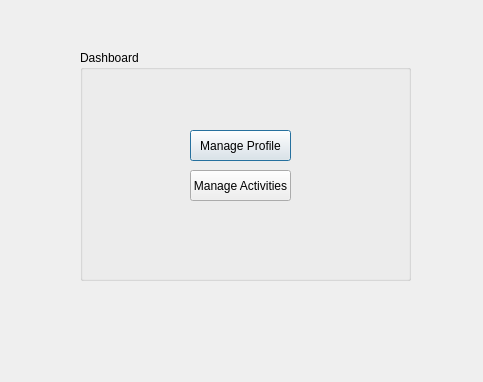
<?xml version="1.0" encoding="UTF-8"?>
<ui version="4.0">
 <class>DashBoard</class>
 <widget class="QDialog" name="DashBoard">
  <property name="geometry">
   <rect>
    <x>0</x>
    <y>0</y>
    <width>483</width>
    <height>382</height>
   </rect>
  </property>
  <property name="windowTitle">
   <string>Dialog</string>
  </property>
  <widget class="QGroupBox" name="groupBox_dashboard">
   <property name="geometry">
    <rect>
     <x>80</x>
     <y>50</y>
     <width>331</width>
     <height>231</height>
    </rect>
   </property>
   <property name="title">
    <string>Dashboard</string>
   </property>
   <widget class="QPushButton" name="pushButton_manageProfile">
    <property name="geometry">
     <rect>
      <x>110</x>
      <y>80</y>
      <width>101</width>
      <height>31</height>
     </rect>
    </property>
    <property name="text">
     <string>Manage Profile</string>
    </property>
   </widget>
   <widget class="QPushButton" name="pushButton_manageActivities">
    <property name="geometry">
     <rect>
      <x>110</x>
      <y>120</y>
      <width>101</width>
      <height>31</height>
     </rect>
    </property>
    <property name="text">
     <string>Manage Activities</string>
    </property>
   </widget>
  </widget>
 </widget>
 <resources/>
 <connections/>
</ui>
